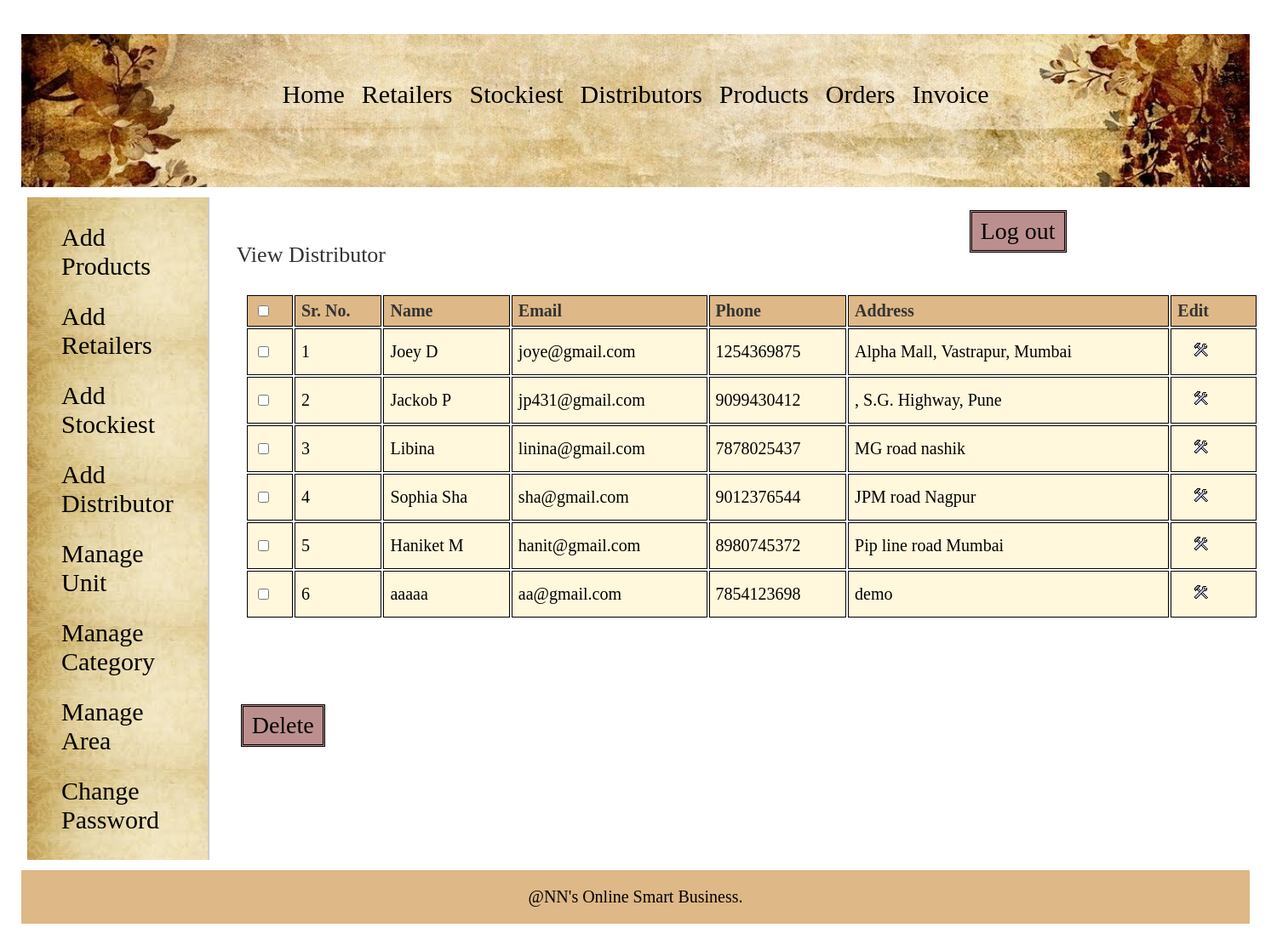
Screenshot of /admin/view_distributor.php (signed in) with the database file from the repository.
### tables this page shows
CREATE TABLE `distributor` (
  `dist_id` int(11) NOT NULL,
  `dist_name` varchar(25) NOT NULL,
  `dist_email` varchar(50) DEFAULT NULL,
  `dist_phone` varchar(10) NOT NULL,
  `dist_address` varchar(200) DEFAULT NULL
);

### admin/view_distributor.php (the view, shortened to what this page needs)
<?php
	include("../includes/config.php");
include("translate.php");
	if(isset($_SESSION['admin_login'])) {
		if($_SESSION['admin_login'] == true) {
			$query_selectDistributor = "SELECT * FROM distributor";
			$result_selectDistributor = mysqli_query($con,$query_selectDistributor);
		}
		else {
			header('Location:../index.php');
		}
	}
	else {
		header('Location:../index.php');
	}
?>
<!DOCTYPE html>
<html>
<head>
	<link rel="stylesheet" href="../includes/main_style.css" >
</head>
<body>
	<?php
		include("../includes/nav_admin.inc.php");
		include("../includes/aside_admin.inc.php");
	?>
	<section>
		<h1>View Distributor</h1>
		<form action="" method="POST" class="form">
		<table class="table_displayData">
			<tr>
				<th> <input type="checkbox" onClick="toggle(this)" /> </th>
				<th>Sr. No.</th>
				<th>Name</th>
				<th>Email</th>
				<th>Phone</th>
				<th>Address</th>
				<th> Edit </th>
			</tr>
			<?php $i=1; while($row_selectDistributor = mysqli_fetch_array($result_selectDistributor)) { ?>
			<tr>
				<td> <input type="checkbox" name="chkId[]" value="<?php echo $row_selectDistributor['dist_id']; ?>" /> </td>
				<td> <?php echo $i; ?> </td>
				<td> <?php echo $row_selectDistributor['dist_name']; ?> </td>
				<td> <?php echo $row_selectDistributor['dist_email']; ?> </td>
				<td> <?php echo $row_selectDistributor['dist_phone']; ?> </td>
				<td> <?php echo $row_selectDistributor['dist_address']; ?> </td>
				<td> <a href="edit_distributor.php?id=<?php echo $row_selectDistributor['dist_id']; ?>"><img src="../images/edit.png" alt="edit" /></a> </td>
			</tr>
			<?php $i++; } ?>
		</table>
		<input type="submit" value="Delete" class="submit_button"/>
		</form>
	</section>
	<?php
		include("../includes/footer.inc.php");
	?>
</body>
</html>

### includes/main_style.css (style rules this page uses)
* { font-family: Georgia, serif; margin:5px; padding:5px; }
a { text-decoration:none; }
.submit_button { font-size:28px; margin-top:90px; margin-right:20px; padding:6px 10px; background-color: #BC8F8F; border:double; color:black; }
section { width:1000px; padding:10px; padding-bottom:40px; }
section h1 { margin-bottom:10px; font-weight:normal; color:#333; font-size: 26px; }
table { border-collapse: separate; width:125%; }
.table_displayData td, .table_displayData th { border:1.5px solid black; padding: 6px 7px; text-align: left; background-color: #FFF8DC; }
.table_displayData th { background-color: #DEB887; color:#333; }

### includes/nav_admin.inc.php (style rules this page uses)
body { font-family: Arial, Helvetica, sans-serif; }
* { box-sizing: border-box; }

### rows the page displays
distributor: dist_name "Joey D", dist_email "joye@gmail.com", dist_phone "1254369875", dist_address "Alpha Mall, Vastrapur, Mumbai"
distributor: dist_name "Jackob P", dist_email "jp431@gmail.com", dist_phone "9099430412", dist_address ", S.G. Highway, Pune"
distributor: dist_name "Libina", dist_email "linina@gmail.com", dist_phone "7878025437", dist_address "MG road nashik"
distributor: dist_name "Sophia Sha", dist_email "sha@gmail.com", dist_phone "9012376544", dist_address "JPM road Nagpur"
distributor: dist_name "Haniket M", dist_email "hanit@gmail.com", dist_phone "8980745372", dist_address "Pip line road Mumbai"
distributor: dist_name "aaaaa", dist_email "aa@gmail.com", dist_phone "7854123698", dist_address "demo"
